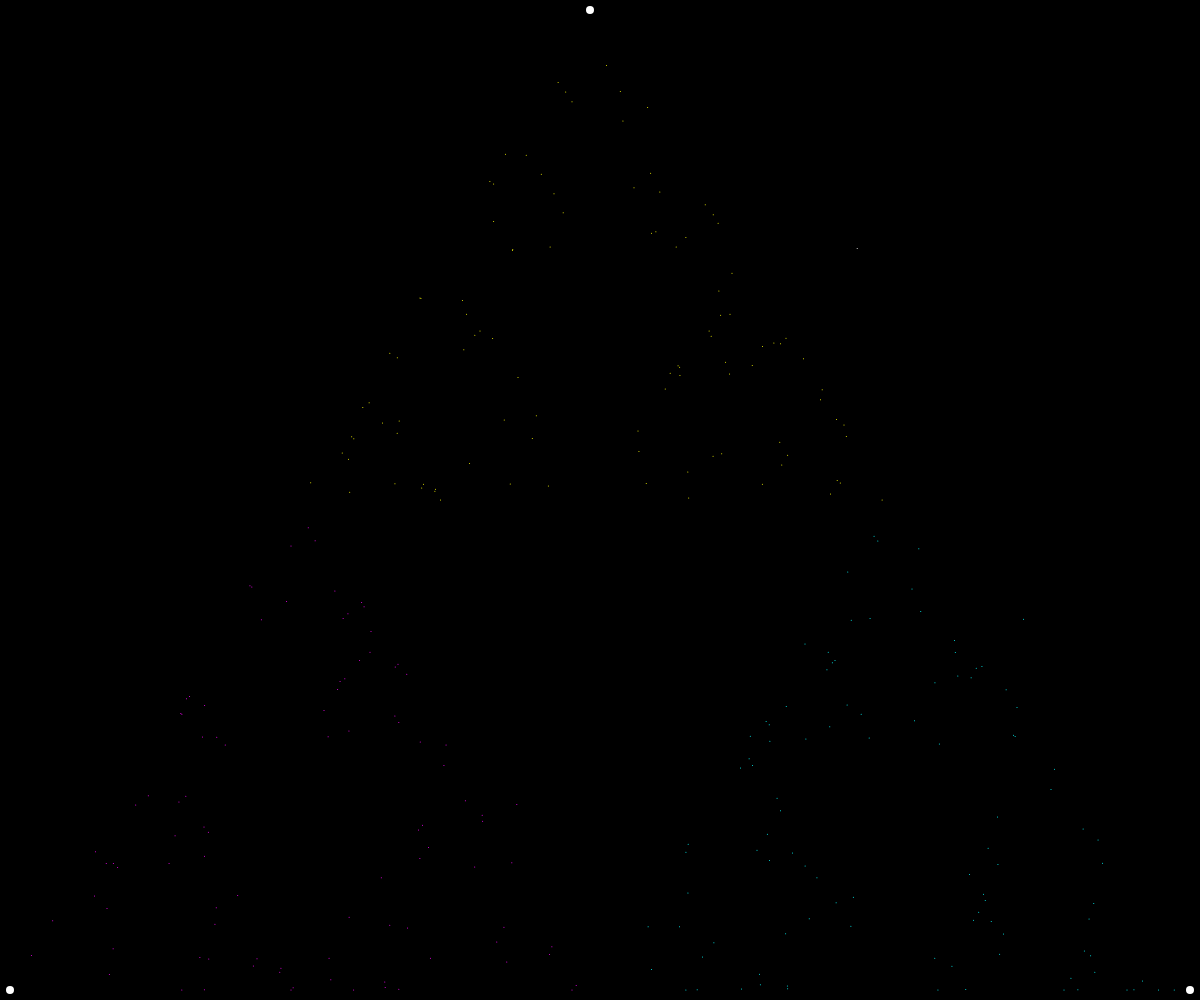
Frame 1 (no input)
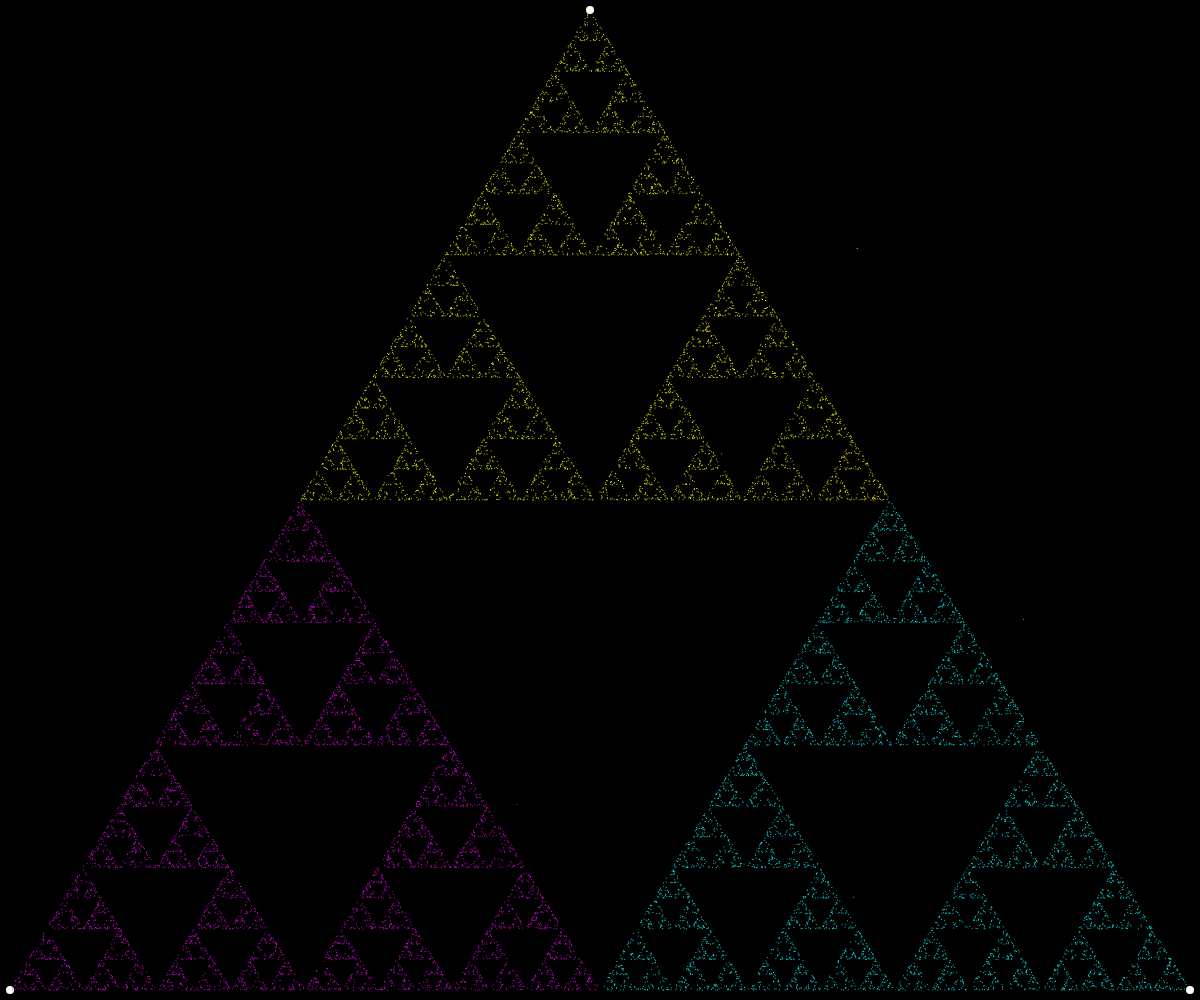
Frame 60 (no input)
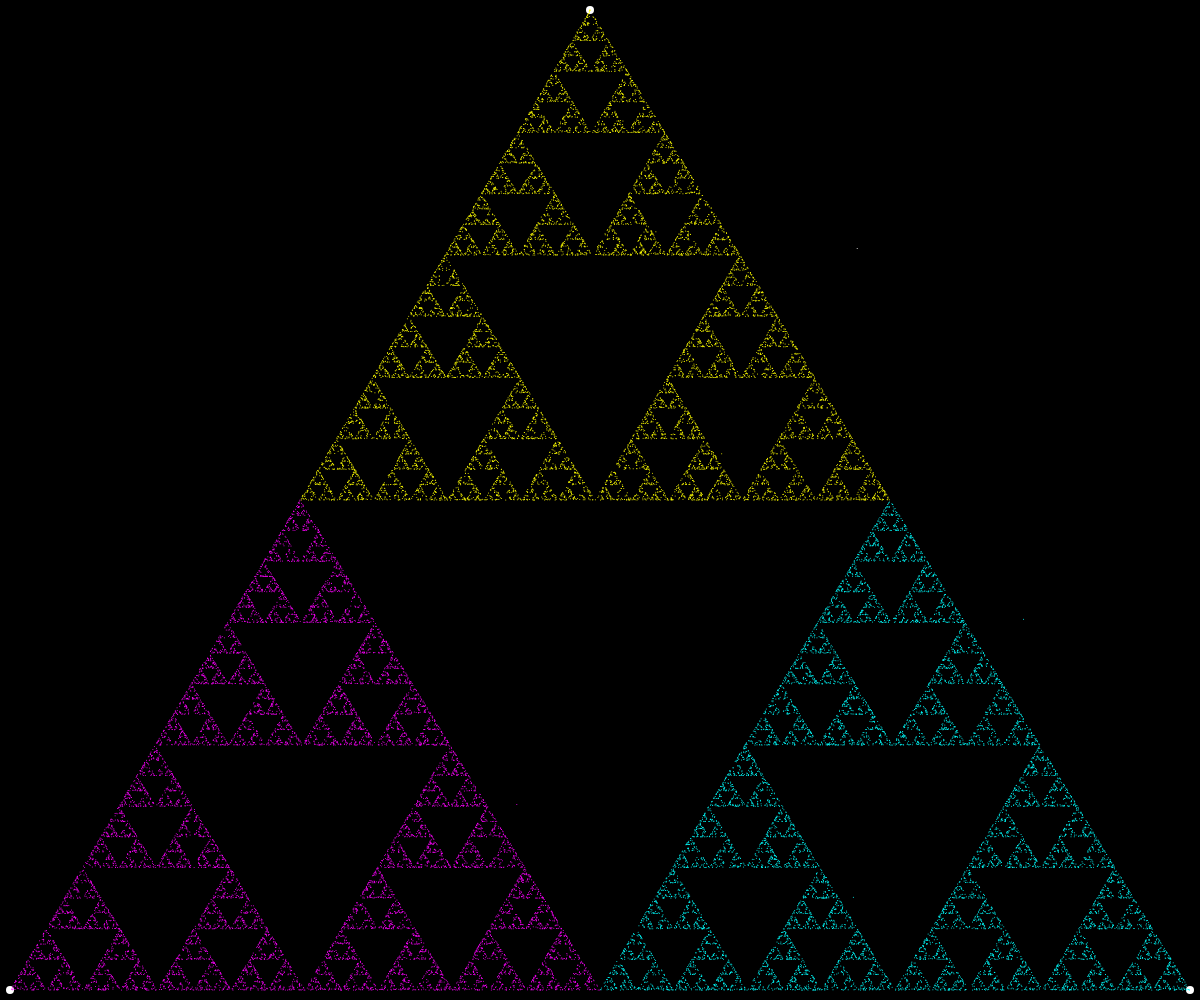
Frame 120 (the mouse pressed at the canvas centre since frame 60)

The p5.js sketch that drew these frames (run headless with seeded random() and noise() and a simulated clock; from frame 60 on, the mouse is pressed at the canvas centre):

// p5.js sketch
// ── sketch.js
let ax, ay;
let bx, by;
let cx, cy;

let x, y;

function setup() {
  createCanvas(windowWidth, windowHeight);

  // Assigns random positions to the points
  ax = width / 2 - 10;
  ay = 0 + 10;
  bx = 0 + 10;
  by = height - 10;
  cx = width - 10;
  cy = height - 10;

  x = random(width);
  y = random(width);
  console.log(`Start : (${round(x)},${round(y)})`);

  // Makes Background Black
  background(0);

  // Draws the Points
  stroke(255);
  strokeWeight(8);
  point(ax, ay);
  point(bx, by);
  point(cx, cy);
}

function draw() {
  for (let i = 0; i < 300; i++) {
    // Draws the main point
    strokeWeight(1);
    point(x, y);

    // Generate a random number
    let r = floor(random(3));
    let dist = 0.5;

    // Conditionally move point half way
    // p5.js lerp() docs : https://p5js.org/reference/#/p5/lerp
    switch (r) {
      case 0:
        stroke(255, 255, 0);
        x = lerp(x, ax, dist);
        y = lerp(y, ay, dist);
        break;
      case 1:
        stroke(255, 0, 255);
        x = lerp(x, bx, dist);
        y = lerp(y, by, dist);
        break;
      case 2:
        stroke(0, 255, 255);
        x = lerp(x, cx, dist);
        y = lerp(y, cy, dist);
        break;

      default:
        console.log("this shouldn't have happened");
        break;
    }
  }
}
